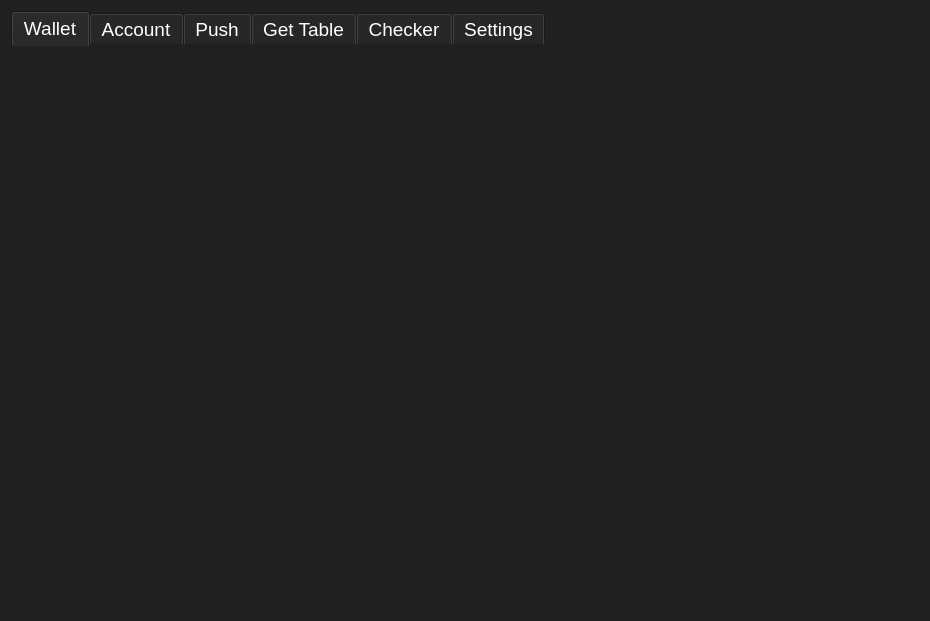
<?xml version="1.0" encoding="UTF-8"?>
<ui version="4.0">
 <class>MainWindow</class>
 <widget class="QMainWindow" name="MainWindow">
  <property name="geometry">
   <rect>
    <x>0</x>
    <y>0</y>
    <width>930</width>
    <height>621</height>
   </rect>
  </property>
  <property name="font">
   <font>
    <pointsize>14</pointsize>
   </font>
  </property>
  <property name="windowTitle">
   <string>UOSWallet</string>
  </property>
  <property name="styleSheet">
   <string notr="true">background-color: rgb(32, 32, 32);
border-color: rgba(255, 255, 255, 0);</string>
  </property>
  <widget class="QWidget" name="centralWidget">
   <layout class="QGridLayout" name="gridLayout">
    <item row="0" column="0">
     <widget class="QTabWidget" name="tabWidget">
      <property name="font">
       <font>
        <family>Arial</family>
        <pointsize>14</pointsize>
       </font>
      </property>
      <property name="styleSheet">
       <string notr="true">QTabWidget::pane { /* The tab widget frame */
    border: 0px;
}

QTabBar {
	color: rgb(255, 255, 255);
	background-color: rgb(32, 32, 32);
	selection-background-color: rgb(0, 0, 0);
}

border-color: rgba(255, 255, 255, 0);

QTabBar::tab:selected {
	border: 0px;
	border-bottom-color: transparent;
	border-left-color: transparent;
	border-top-color: transparent;
	border-right-color: transparent;
}</string>
      </property>
      <property name="tabPosition">
       <enum>QTabWidget::North</enum>
      </property>
      <property name="tabShape">
       <enum>QTabWidget::Rounded</enum>
      </property>
      <property name="currentIndex">
       <number>0</number>
      </property>
      <property name="iconSize">
       <size>
        <width>32</width>
        <height>32</height>
       </size>
      </property>
      <property name="elideMode">
       <enum>Qt::ElideNone</enum>
      </property>
      <property name="documentMode">
       <bool>false</bool>
      </property>
      <property name="tabsClosable">
       <bool>false</bool>
      </property>
      <property name="movable">
       <bool>false</bool>
      </property>
      <property name="tabBarAutoHide">
       <bool>false</bool>
      </property>
      <widget class="QWidget" name="tabWallet">
       <attribute name="title">
        <string>Wallet</string>
       </attribute>
      </widget>
      <widget class="QWidget" name="tabAccount">
       <attribute name="title">
        <string>Account</string>
       </attribute>
      </widget>
      <widget class="QWidget" name="tabPush">
       <attribute name="title">
        <string>Push</string>
       </attribute>
      </widget>
      <widget class="QWidget" name="tabGetTable">
       <attribute name="title">
        <string>Get Table</string>
       </attribute>
      </widget>
      <widget class="QWidget" name="tabChecker">
       <attribute name="title">
        <string>Checker</string>
       </attribute>
      </widget>
      <widget class="QWidget" name="tabSettings">
       <attribute name="title">
        <string>Settings</string>
       </attribute>
      </widget>
     </widget>
    </item>
   </layout>
  </widget>
 </widget>
 <layoutdefault spacing="6" margin="11"/>
 <resources/>
 <connections/>
</ui>
